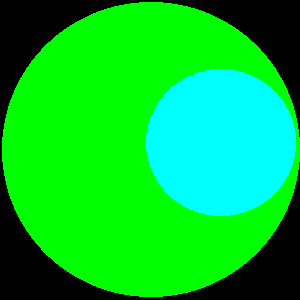
#> input picture Synthetic_data/synthetic_eatendisk.tif, 300 x 300 px, found by its file name; its folder holds 5 pictures in this run
$ python leafstats_functions.py
#> lines starting #> are read from the running program, lines starting #| are printed output that depends on the picture; after the words box and inside, x2 and y2 are one past the last pixel; in counts of white or black regions, pixels touching at a corner belong together


#%% ################################################################################
# Set these parameters according to file locations on local computer

# Where to put plots
OUTPUTDIR = '/Users/m.wehrens/Data_UVA/2024_small-analyses/2025_Nina_LeafDamage/20250709_PartialData_Nina/OUTPUT/'
# Where to find synthetic images
SYNTHETIC_IMAGE_PATH = '/Users/m.wehrens/Documents/git_repos/_UVA/_bioDSC-smallprojects/2025_MW_EatingDispersion/Synthetic_data/'

#%% ################################################################################

from PIL import Image
import numpy as np
import pandas as pd

import math

from skimage.filters import threshold_otsu, threshold_triangle
from skimage.measure import label, regionprops

from scipy.signal import correlate
    # from scipy.signal import correlate2d # VERY SLOW
from scipy.spatial.distance import pdist

import cv2
import scipy.ndimage as ndi

import matplotlib.pyplot as plt
import seaborn as sns
import time # for debugging/optimization

import glob
import os

cm_to_inch = 1/2.54

#%% ################################################################################
# Functions

def get_largest_mask(img, method='bg10'):
    """
    Finds Otsu threshold for image, applies threshold, and
    then selects the largest continuous region.
    Returns that region as binary mask.

    mask_user can be used to ignore parts of the input image (img)
    """

    if method == 'otsu':
        threshold_val = threshold_otsu(img)
    elif method == 'bg10':
        # using percentile
        # threshold_val = 10*np.percentile(img.ravel(), 3)
        # determine mode
        threshold_val = 10 * np.bincount(img.ravel()).argmax()

    img_mask = img > threshold_val
    img_lbl = label(img_mask)

    lbl_largest = np.argmax([region.area for region in regionprops(img_lbl)]) + 1

    img_mask = img_lbl == lbl_largest

    return img_mask

def get_mask(img, mask_user=None, method='otsu'):

    if mask_user is None:
        mask_user = np.ones(img.shape, dtype=bool)

    if method == 'otsu':
        threshold_val = threshold_otsu(img[mask_user])
    elif method == 'triangle':
        threshold_val = threshold_triangle(img[mask_user])
    elif method == 'bg2':
        threshold_val = 2 * np.bincount(img[mask_user].ravel()).argmax()
    elif method == 'pct10':
        threshold_val = 10 * np.percentile(img[mask_user], 10)

    img_mask = img > threshold_val

    return img_mask


def get_zoombox(mask, margin=0):
    '''
    return coordinates "zoom" to be able
    to zoom on image like img[z1:z2, z3:z4]
    based on mask
    '''

    # get bbox
    thebbox = regionprops(mask.astype(int))[0].bbox

    # add margin on all sides, taking original mask size into account
    z1 = max(0, thebbox[0] - margin)
    z2 = min(mask.shape[0], thebbox[2] + margin)
    z3 = max(0, thebbox[1] - margin)
    z4 = min(mask.shape[1], thebbox[3] + margin)

    return [z1, z2, z3, z4]


def plot_images(img_leaf, img_dmg, mask_leaf, mask_damage, centroid_leaf=None, img0=None):

    zm = get_zoombox(mask_leaf, margin=10)

    fig, axs = plt.subplots(1, 3, figsize=(15*cm_to_inch, 5*cm_to_inch))

    if not img0 is None:
        axs[0].imshow(img0[:,:,0][zm[0]:zm[1],zm[2]:zm[3]]); axs[0].set_title('Red channel')
    else:
        axs[0].axis('off')

    axs[1].imshow(img_leaf[zm[0]:zm[1],zm[2]:zm[3]]); axs[1].set_title('Green channel (leaf)')
    axs[1].contour(mask_leaf[zm[0]:zm[1],zm[2]:zm[3]], colors='white', linewidths=1)
    if not centroid_leaf is None:
        axs[1].plot(centroid_leaf[1]-zm[2], centroid_leaf[0]-zm[0], 'rx', markersize=15)

    axs[2].imshow(img_dmg[zm[0]:zm[1],zm[2]:zm[3]]); axs[2].set_title('Blue channel (damage)')
    axs[2].contour(mask_damage[zm[0]:zm[1],zm[2]:zm[3]], colors='white', linewidths=1)

    plt.show(); plt.close()

def get_radial_pdf(img, CoM, mask_user=None):
    '''
    Given an image (img) and center of mass (CoM), integrate
    along phi to get the radial distribution profile
    of the image intensity.
    '''

    if mask_user is None:
        mask_user = np.ones(img.shape, dtype=bool)

    # Create arrays of y and x coordinates for each pixel
    y, x = np.indices(img.shape)
    # Compute the distance of each pixel from the center of mass (CoM)
    r = np.sqrt((x - CoM[1])**2 + (y - CoM[0])**2)
        # this result in an overlay mask with the r values
        # plt.imshow(r); plt.show(); plt.close()

    # Convert distances to integer values (binning by radius)
    r = r.astype(int)
    # Find the maximum radius value (not used further, but could be for plotting)
    r_max = r[mask_user].max() + 1

    # Sum the image values for each radius
    radial_sum = np.bincount(r[mask_user].ravel(), img[mask_user].ravel())
    # Count the number of pixels at each radius
    radial_count = np.bincount(r[mask_user].ravel())
    # Normalize by pixels in each bin (np.maximum replaces zeros by ones)
    radial_avg = radial_sum / np.maximum(radial_count, 1)

    # now nowmalize such that the sum of the pdf is 1
    radial_pdf = radial_avg / np.sum(radial_avg)

    return radial_count, radial_sum, radial_avg, radial_pdf, r_max

# now calculate the autocorrelation
def get_autocorrelation(img, mask_user=None):
    '''
    Calculate the autocorrelation of an image.
    '''

    if mask_user is None:
        mask_user = np.ones(img.shape, dtype=bool)

    # apply mask
    img_masked = img.copy()
    img_masked[~mask_user] = 0

    # calculate autocorrelation
    acf = correlate(img_masked.astype(float), img_masked.astype(float), method='fft', mode='full')

    # normalize
    acf_norm = acf / np.max(acf)

    # also calculate the center coordinate of this acf
    acf_center = np.round(np.array(acf.shape)/2).astype(int)

    return acf, acf_norm, acf_center


# now a function that goes over each separate region, ignores the region itself,
# but calculates the distances to nearest neighbors pixels from the other regions
def get_inter_island_distances(mask_leaf, mask_damage):
    '''
    Calculate inter-island distances.
    '''
    # mask_damage = mask_damages['disk']; mask_leaf=mask_leafs['disk']

    # get bounding box of the leaf
    zm = get_zoombox(mask_leaf, margin=0)

    # get the labels of the damage mask
    lbl_damage = label(mask_damage[zm[0]:zm[1], zm[2]:zm[3]])
        # plt.imshow(lbl_damage); plt.show(); plt.close()

    # loop over the labels
    if np.max(lbl_damage)<2:
        return [0]
    else:
        distances = [None]*(np.max(lbl_damage))
        for lbl in np.unique(lbl_damage):
            # lbl=1

            # generate lbl map with current island removed
            current_lbl = lbl_damage.copy()
            current_lbl[current_lbl==lbl] = 0
                # plt.imshow(current_lbl); plt.show(); plt.close()

            # generate distance map to closest non-zero pixel
            # (Speed-test with 1000x running this, showed cv2 is 5x faster than ndi.distance_transform_edt)
            img_dist = cv2.distanceTransform(src = (current_lbl==0).astype(np.uint8),
                                        distanceType=cv2.DIST_L2,
                                        maskSize=cv2.DIST_MASK_PRECISE)
                # plt.imshow(img_dist); plt.show(); plt.close()

            distances[lbl-1] = np.min(img_dist[lbl_damage==lbl])

    return distances

def get_island_counts(mask_leaf, mask_damage):
    '''
    Calculate nr of detected islands (regions)
    '''
    # mask_damage = mask_damages['disk']; mask_leaf=mask_leafs['disk']

    # get bounding box of the leaf
    zm = get_zoombox(mask_leaf, margin=0)

    # get the labels of the damage mask
    lbl_damage = label(mask_damage[zm[0]:zm[1], zm[2]:zm[3]])
        # plt.imshow(lbl_damage); plt.show(); plt.close()

    return np.max(lbl_damage)


#%% ################################################################################
# Now let's first look at data I generated myself
# Load the synthetic data

# open tiff stack image
from skimage import io

img_leafs = {}
img_damages = {}

# Load the leaf w/ eaten disk
img_disk_path = SYNTHETIC_IMAGE_PATH + 'synthetic_eatendisk.tif'
img_disk = io.imread(img_disk_path) # io.read required for img stack
#> img_disk is the input picture: shape (300, 300, 3); mean R, G, B 0, 195.6, 49.1
img_leafs['disk'] = img_disk[:,:,1]  # green channel (leaf)
img_damages['disk'] = img_disk[:,:,2]  # blue channel (damage)

# Load the leaf w/ eaten spots
img_spots_damage_path = SYNTHETIC_IMAGE_PATH + 'synthetic_eatenspots.tif'
img_spots_damage = io.imread(img_spots_damage_path) # io.read required for img stack
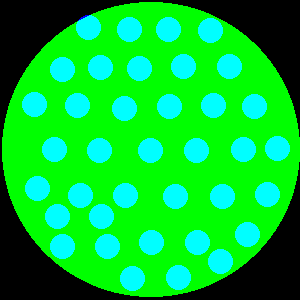
#> input picture Synthetic_data/synthetic_eatenspots.tif, 300 x 300 px, found by its file name
#> img_spots_damage is the input picture: shape (300, 300, 3); mean R, G, B 0, 195.6, 51.3
img_leafs['spots']   = img_spots_damage[:,:,1]  # green channel (leaf)
img_damages['spots'] = img_spots_damage[:,:,2]  # blue channel (damage

# Load the image w/ eaten donut
img_donut_path = SYNTHETIC_IMAGE_PATH + 'synthetic_eatendonut.tif'
img_donut = io.imread(img_donut_path) # io.read required for img stack
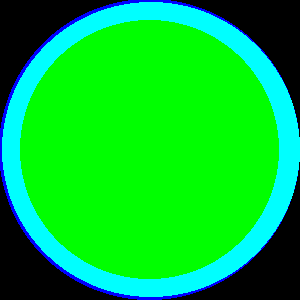
#> input picture Synthetic_data/synthetic_eatendonut.tif, 300 x 300 px, found by its file name
#> img_donut is the input picture: shape (300, 300, 3); mean R, G, B 0, 195.6, 52.2
img_leafs['donut']   = img_donut[:,:,1]  # green channel (leaf)
img_damages['donut'] = img_donut[:,:,2]  # blue channel (damage

img_donut_path = SYNTHETIC_IMAGE_PATH + 'synthetic_dualspot.tif'
img_donut = io.imread(img_donut_path) # io.read required for img stack
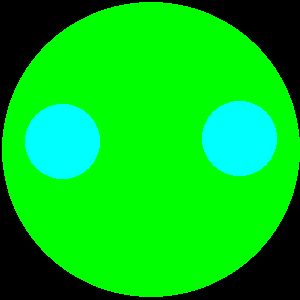
#> input picture Synthetic_data/synthetic_dualspot.tif, 300 x 300 px, found by its file name
#> img_donut is the input picture: shape (300, 300, 3); mean R, G, B 0, 195.6, 25.1
img_leafs['dualspot']   = img_donut[:,:,1]  # green channel (leaf)
img_damages['dualspot'] = img_donut[:,:,2]  # blue channel (damage


#%% ################################################################################
# Analysis for multiple synthetic samples

# plot the acf centerline
def plot_img_n_acf(img_damage, acf_norm, acf_center, acf_norms_avgr, name):
    # img_damage = img_damages['disk']; acf_norm = acf_norms['disk']; acf_center = acf_centers['disk']; acf_norms_avgr = acf_norms_avgrs['disk']

    fig, axs = plt.subplots(1, 2, figsize=(15*cm_to_inch, 5*cm_to_inch))
    axs[0].imshow(img_damage, cmap='gray')

    x_axis = np.arange(acf_norm.shape[1]) - acf_center[1]

    axs[1].plot(x_axis, acf_norm[acf_center[0],:], color='grey', linestyle=':', label='1d')
    axs[1].plot(acf_norms_avgr, color='black', linestyle='-', label='Radial average')
    axs[1].set_title(f'Autocorrelation for {name}')
    # axs[1].legend()

    plt.show(); plt.close()

# now get masks for leaf and damage, plus centroid for all
mask_leafs = {}; mask_damages = {}; centroids ={}
for key in img_leafs.keys():
    mask_leafs[key] = get_largest_mask(img_leafs[key], method='otsu')
    mask_damages[key] = get_mask(img_damages[key], mask_leafs[key], method='bg2') # bg2, otsu, triangle, pct10
    centroids[key] = regionprops(mask_leafs[key].astype(int))[0].centroid
#> this loop made 4 passes
#> key on passes 1 to 4: 'disk', 'spots', 'donut', 'dualspot'
#> pass 1, in get_largest_mask, `img_mask = img > threshold_val`:
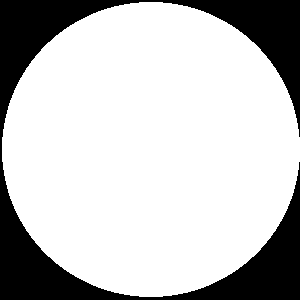
#> img_mask: shape (300, 300) bool; 76.7% white; 1 black region, box (x1, y1, x2, y2) and area: (0, 0, 300, 300) 20954
#> after the loop, centroids = {'disk': (149, 150.5), 'spots': (149, 150.5), 'donut': (149, 150.5), 'dualspot': (149, 150.5)}; mask_damages = 4 items; mask_leafs = 4 items

for key in img_leafs.keys():
    plot_images(img_leafs[key], img_damages[key], mask_leafs[key], mask_damages[key], centroids[key], img0=img_disk)

# now get the acf for all
acfs = {}; acf_norms = {}; acf_centers={}; acf_norms_avgrs={}
for key in img_leafs.keys():
    acfs[key], acf_norms[key], acf_centers[key] = get_autocorrelation(img_damages[key], mask_user=mask_leafs[key])
    _, _, acf_norms_avgrs[key], _, _ = get_radial_pdf(acf_norms[key], acf_centers[key])
#> this loop made 4 passes
#> pass 1, in get_autocorrelation, `acf = correlate(img_masked.astype(float), img_masked.astype(float), me..`:
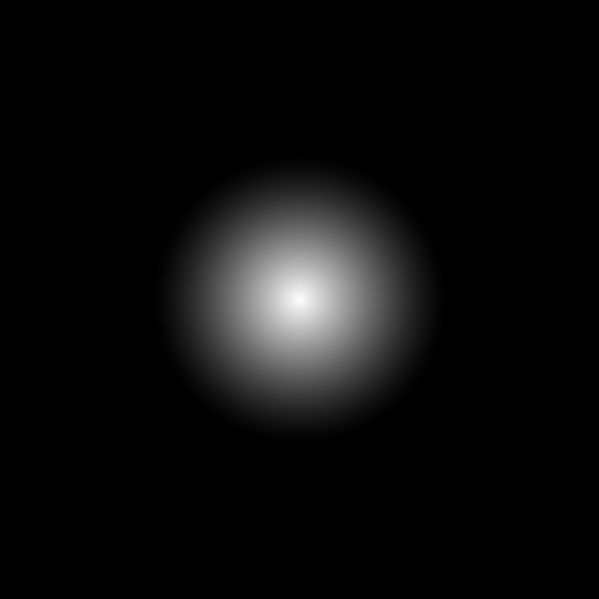
#> acf: shape (599, 599) float64; min -2.82e-07, max 1.13e+09, mean 54403061; drawn with min black and max white
#> after the loop, acf_centers = {'disk': [300, 300], 'spots': [300, 300], 'donut': [300, 300], 'dualspot': [300, 300]}; acf_norms = 4 items; acf_norms_avgrs = 4 items; acfs = 4 items

# now plot
for key in img_leafs.keys():
    # key = list(img_leafs.keys())[0]
    plot_img_n_acf(img_damages[key], acf_norms[key], acf_centers[key], acf_norms_avgrs[key], key)


# Loop over and get the radial distribution functions
radial_pdf = {}
for key in img_leafs.keys():
    # key = list(img_leafs.keys())[0]
    # radial_count_msk, radial_sum_msk, radial_avg_msk, radial_pdf_msk, r_max_msk = \
    _, _, _, radial_pdf[key], _ = \
        get_radial_pdf(mask_damages[key], centroids[key], mask_leafs[key])
#> this loop made 4 passes
#> pass 1, in get_radial_pdf (call 5), `r = np.sqrt((x - CoM[1])**2 + (y - CoM[0])**2)`:
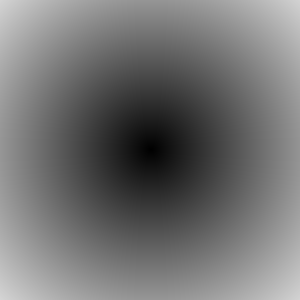
#> r: shape (300, 300) float64; min 0.5, max 212.5, mean 114.8
#> after the loop, radial_pdf = 4 items

for key in img_leafs.keys():

    fig, axs = plt.subplots(1, 2, figsize=(10*cm_to_inch, 5*cm_to_inch))

    axs[0].imshow(mask_damages[key])

    axs[1].plot(radial_pdf[key])

    plt.show(); plt.close()

# now also calculate the sum of the inter-island distances for each
total_interisland_distances = {}
for key in img_leafs.keys():

    interisland_distances = get_inter_island_distances(mask_leafs[key], mask_damages[key])
    total_interisland_distances[key] = np.sum(interisland_distances)
#> this loop made 4 passes
#> (key, interisland_distances) on passes 1, 3, 4: ('disk', [0]), ('donut', [0]), ('dualspot', [103, 103])
#> after the loop, total_interisland_distances = {'disk': 0, 'spots': 531.8, 'donut': 0, 'dualspot': 206}

# now plot
plt.bar(list(img_leafs.keys()), list(total_interisland_distances.values()))

# now also calculate and count the amount of islands
island_counts = {}
for key in img_leafs.keys():
    island_counts[key] = get_island_counts(mask_leafs[key], mask_damages[key])
#> after the loop, island_counts = {'disk': 1, 'spots': 37, 'donut': 1, 'dualspot': 2}

plt.bar(list(island_counts.keys()), list(island_counts.values()))

#%% ######################################################################
# Now let's get real data working

# get all files from the "infected" condition
data_file_paths = {}
data_file_paths['infected'] = \
    glob.glob('/Users/m.wehrens/Data_UVA/2024_small-analyses/2025_Nina_LeafDamage/20250709_PartialData_Nina/Infected/*.tif')
data_file_paths['noninfected'] = \
    glob.glob('/Users/m.wehrens/Data_UVA/2024_small-analyses/2025_Nina_LeafDamage/20250709_PartialData_Nina/Non infected/*.tif')


def run_complete_analysis(data_file_paths):
    """
    Run all analyses (as for synthetic data) for all files in data_file_paths.
    Stores results in dicts for easy plotting and further analysis.
    """

    # Prepare output structures
    img_leafs = {}
    img_damages = {}
    mask_leafs = {}
    mask_damages = {}
    centroids = {}
    acfs = {}
    acf_norms = {}
    acf_centers = {}
    acf_norms_avgrs = {}
    radial_pdfs = {}
    total_interisland_distances = {}
    island_counts = {}

    for condition, file_list in data_file_paths.items():
        # condition, file_list = list(data_file_paths.items())[0]
        img_leafs[condition] = []
        img_damages[condition] = []
        mask_leafs[condition] = []
        mask_damages[condition] = []
        centroids[condition] = []
        acfs[condition] = []
        acf_norms[condition] = []
        acf_centers[condition] = []
        acf_norms_avgrs[condition] = []
        radial_pdfs[condition] = []
        total_interisland_distances[condition] = []
        island_counts[condition] = []

        for file_path in file_list:
            # file_path = file_list[0]

            # Update user on what's happening
            print(f'Processing {file_path} for condition: {condition}')

            img = np.array(Image.open(file_path))
            img_leaf = img[:, :, 1]
            img_damage = img[:, :, 2]

            mask_leaf = get_largest_mask(img_leaf, method='bg10')
            mask_damage = get_mask(img_damage, mask_leaf, method='bg2')
            centroid = regionprops(mask_leaf.astype(int))[0].centroid

            acf, acf_norm, acf_center = get_autocorrelation(img_damage, mask_user=mask_leaf)
            _, _, acf_norm_avgr, _, _ = get_radial_pdf(acf_norm, acf_center)
            _, _, _, radial_pdf, _ = get_radial_pdf(mask_damage, centroid, mask_leaf)
            interisland_distances = get_inter_island_distances(mask_leaf, mask_damage)
            total_interisland = np.sum(interisland_distances)
            island_count = get_island_counts(mask_leaf, mask_damage)

            img_leafs[condition].append(img_leaf)
            img_damages[condition].append(img_damage)
            mask_leafs[condition].append(mask_leaf)
            mask_damages[condition].append(mask_damage)
            centroids[condition].append(centroid)
            acfs[condition].append(acf)
            acf_norms[condition].append(acf_norm)
            acf_centers[condition].append(acf_center)
            acf_norms_avgrs[condition].append(acf_norm_avgr)
            radial_pdfs[condition].append(radial_pdf)
            total_interisland_distances[condition].append(total_interisland)
            island_counts[condition].append(island_count)

    # Return all results as a dictionary of dictionaries/lists
    return {
        'img_leafs': img_leafs,
        'img_damages': img_damages,
        'mask_leafs': mask_leafs,
        'mask_damages': mask_damages,
        'centroids': centroids,
        'acfs': acfs,
        'acf_norms': acf_norms,
        'acf_centers': acf_centers,
        'acf_norms_avgrs': acf_norms_avgrs,
        'radial_pdfs': radial_pdfs,
        'total_interisland_distances': total_interisland_distances,
        'island_counts': island_counts
    }

data_all = run_complete_analysis(data_file_paths)

# %% ########################################################################

# Generate a plot of the acf_norms_avgrs, all in the same panel, and
# annotated per condition
def plot_acf_norms_avgrs(data_all, outputdir):
    """
    Plot the average radial autocorrelation for each condition.
    """

    fig, axs = plt.subplots(2, 1, figsize=(10*cm_to_inch, 10*cm_to_inch))

    mycolors = ['blue', 'red']

    # loop over keys to get conditions
    for idx, condition in enumerate(data_all['acf_norms_avgrs'].keys()):

        # loop over the different acf_norms_avgrs for each condition
        for acf_norms_avgr in data_all['acf_norms_avgrs'][condition]:

            axs[0].plot(acf_norms_avgr, color=mycolors[idx], linewidth=.5)

    mylinestyles = ['-',':']
    for idx, condition in enumerate(data_all['acf_norms_avgrs'].keys()):

        # determine the average line per condition, using
        # df like done below
        acf_norms_avgr_avg = pd.DataFrame(data_all['acf_norms_avgrs'][condition]).mean()
        # plot the average line
        axs[1].plot(acf_norms_avgr_avg, linewidth=2,
                label=f'Avg {condition}', color=mycolors[idx])#)linestyle=mylinestyles[idx])
        # ax.plot(acf_norms_avgr_avg, color=mycolors[idx], linewidth=.5, label=f'Avg {condition}')

    fig.suptitle('Radial Autocorrelation')
    axs[0].set_xlabel('Radius (pixels)')

    axs[1].set_xlabel('Radius (pixels)')
    axs[1].set_ylabel('Normalized Autocorrelation')

    plt.tight_layout()
    plt.savefig(outputdir+'/plots/Radial_acf.pdf', dpi=150)

    axs[0].set_xlim([0,200]); axs[1].set_xlim([0,200])
    axs[1].legend()

    plt.tight_layout()
    plt.savefig(outputdir+'/plots/Radial_acf_lims.pdf', dpi=150)

    plt.show(); plt.close()
#> after `plt.show()`:
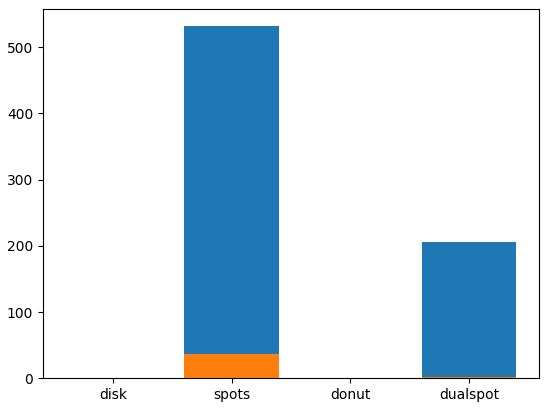
#> figure drawn by matplotlib, 1 panel; tallest bar 531.8 high, from x = 0.6 to 1.4; tallest bar 37 high, from x = 0.6 to 1.4

plot_acf_norms_avgrs(data_all, OUTPUTDIR)

# Now the same for the inter-island distance metric
def plot_interisland_distances(data_all, outputdir, remove_zerocnt=True):
    """
    Plot the total inter-island distances for each condition.
    """
#> called with remove_zerocnt = False

    os.makedirs(outputdir+'/plots/', exist_ok=True)

    # create df with separate points
    df_dist = pd.DataFrame({'cond':[],'total_dist':[],'island_count':[]})

    for cond in data_all['total_interisland_distances'].keys():
        # create df with points for this condition, append to total df
        df_dist = \
            pd.concat([df_dist,
                    pd.DataFrame({'cond':cond,
                                'total_dist':data_all['total_interisland_distances'][cond],
                                'island_count':data_all['island_counts'][cond]})])

    # Now remove datapoints with zero islands
    if remove_zerocnt:
        df_dist = df_dist[df_dist['island_count'] > 0]

    fig, axs = plt.subplots(1, 2, figsize=(10*cm_to_inch, 10*cm_to_inch))

    # plot strippplot using seaborn
    sns.barplot(x='cond', y='total_dist',
                data=df_dist, ax=axs[0], palette=['blue', 'red'])
    sns.violinplot(x='cond', y='total_dist',
                   data=df_dist, ax=axs[0], color='black', alpha=0.2)
    sns.stripplot(x='cond', y='total_dist',
                  data=df_dist, ax=axs[0], color='black')

    axs[0].set_title(f'Total Closest-Island\nDistances')
    axs[0].set_ylabel('Distance (pixels)')
#> (the run stopped early here; a loop or call above may not have finished)
